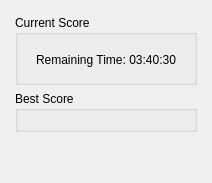
       <widget class="QWidget" name="scoreTab">
        <attribute name="title">
         <string>Score</string>
        </attribute>
        <layout class="QGridLayout" name="gridLayout_15">
         <property name="leftMargin">
          <number>15</number>
         </property>
         <property name="topMargin">
          <number>15</number>
         </property>
         <property name="rightMargin">
          <number>15</number>
         </property>
         <item row="0" column="0">
          <widget class="QGroupBox" name="curScoreGroupBox">
           <property name="title">
            <string>Current Score</string>
           </property>
           <layout class="QVBoxLayout" name="verticalLayout">
            <item>
             <layout class="QHBoxLayout" name="scoreTimeLayout">
              <property name="leftMargin">
               <number>9</number>
              </property>
              <property name="topMargin">
               <number>9</number>
              </property>
              <property name="rightMargin">
               <number>9</number>
              </property>
              <item>
               <widget class="QLabel" name="remainingTimeLabel">
                <property name="text">
                 <string notr="true">Remaining Time: 03:40:30</string>
                </property>
               </widget>
              </item>
             </layout>
            </item>
            <item>
             <widget class="Lvk::FE::ScoreWidget" name="curScoreWidget" native="true"/>
            </item>
           </layout>
          </widget>
         </item>
         <item row="1" column="0">
          <widget class="QGroupBox" name="bestScoreGroupBox">
           <property name="title">
            <string>Best Score</string>
           </property>
           <layout class="QHBoxLayout" name="horizontalLayout_5">
            <item>
             <widget class="Lvk::FE::ScoreWidget" name="bestScoreWidget" native="true"/>
            </item>
           </layout>
          </widget>
         </item>
         <item row="2" column="0">
          <spacer name="scoresSpacer">
           <property name="orientation">
            <enum>Qt::Vertical</enum>
           </property>
           <property name="sizeHint" stdset="0">
            <size>
             <width>20</width>
             <height>40</height>
            </size>
           </property>
          </spacer>
         </item>
        </layout>
       </widget>
